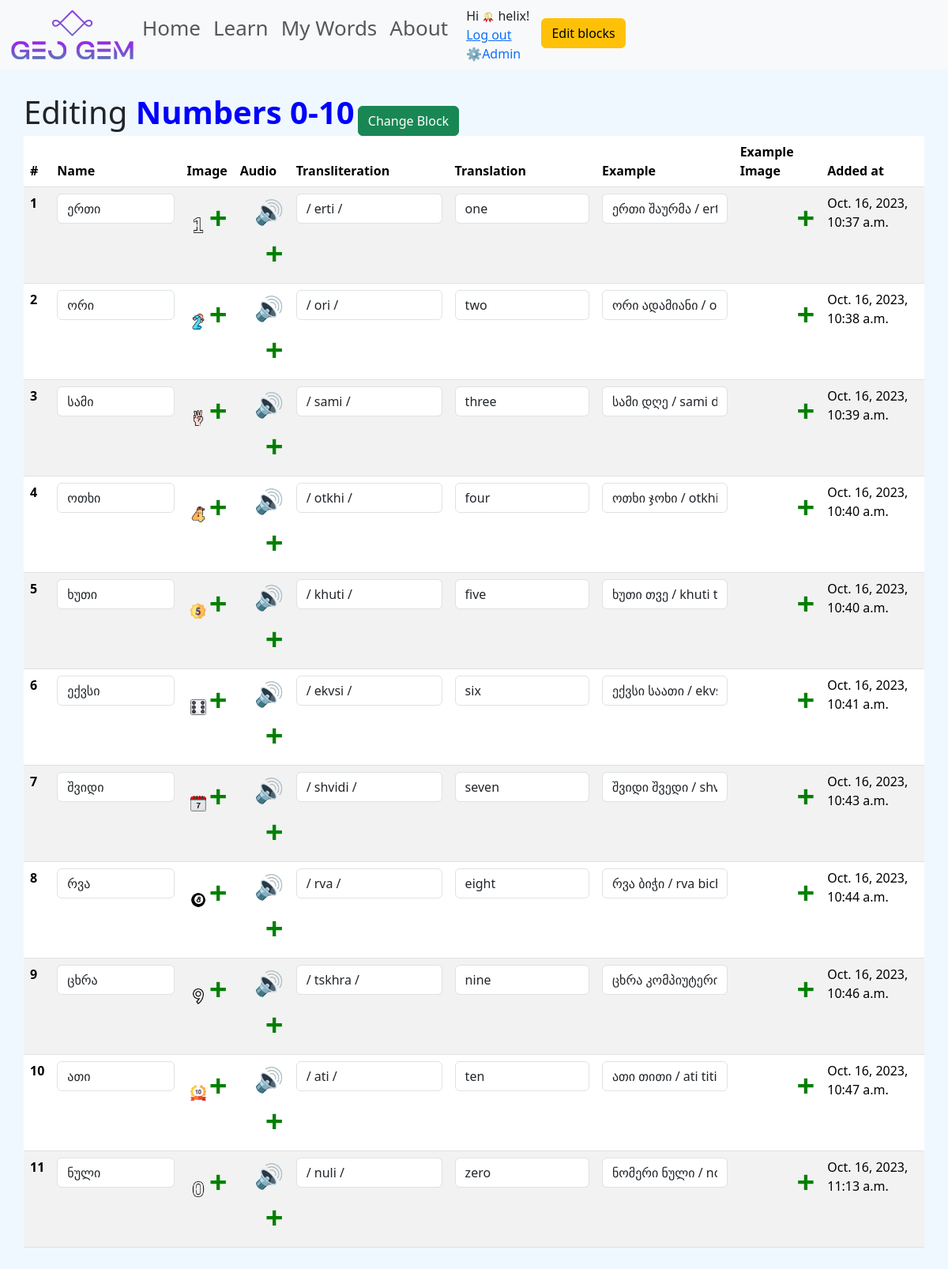
Page /learn/numbers-0-10/edit/ (signed in) on the earlier database version.
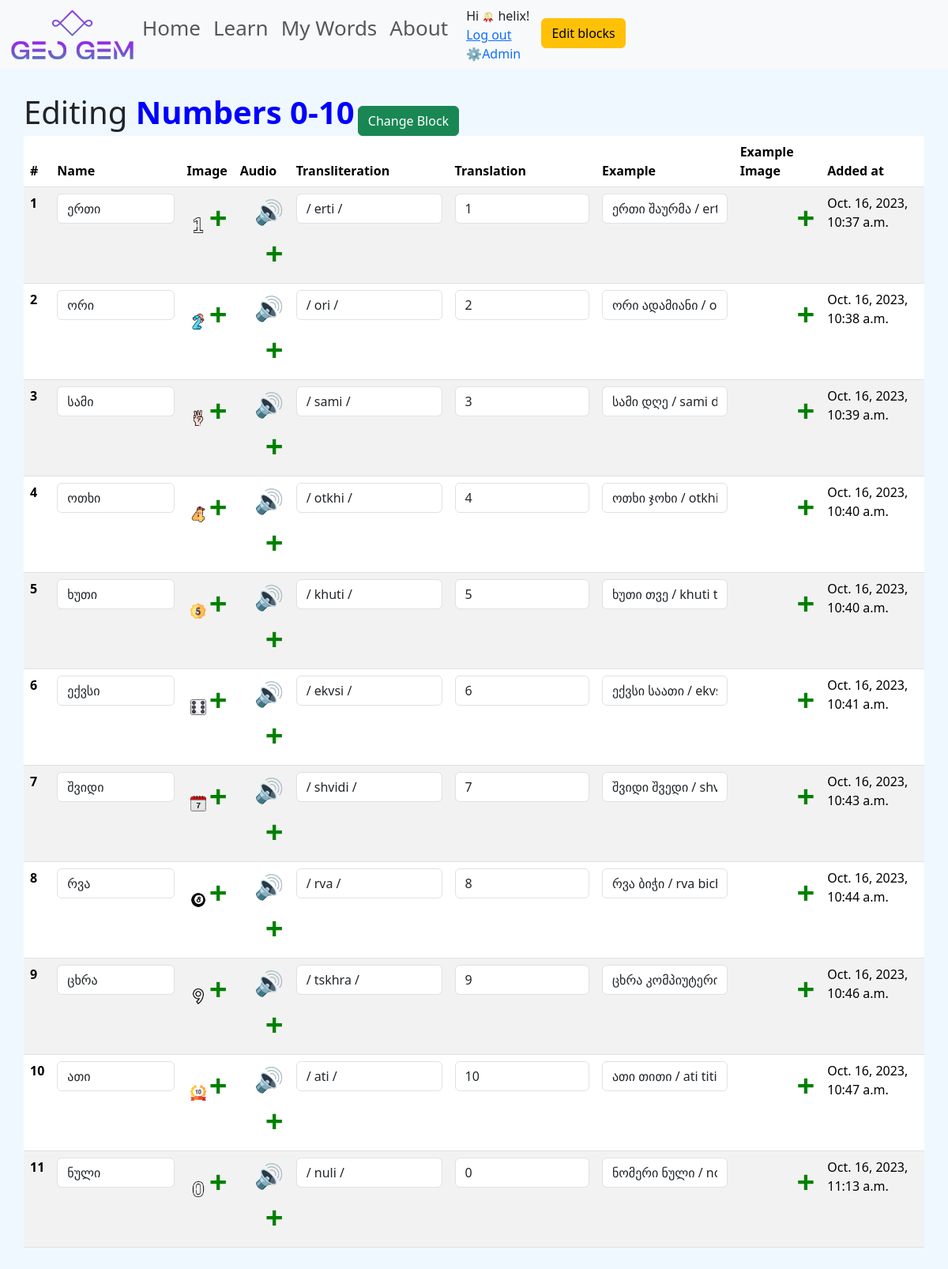
Same page on the later database version.
### word_bank/models.py (models this page shows, shortened)
class WordInfo(models.Model):
    name = models.CharField(max_length=100)
    transliteration = models.CharField(max_length=100)
    translation = models.CharField(max_length=100)
    example = models.TextField(blank=True, null=True)
    example_image = models.ImageField(upload_to='images/word_example/', blank=True, null=True)
    audio = models.FileField(upload_to='audio/word_info/', blank=True, null=True)
    image = models.ImageField(upload_to='images/word_info/', blank=True, null=True)
    blocks = models.ManyToManyField(Block)
    added_at = models.DateTimeField(auto_now_add=True)

### word_bank/views.py (the view)
# urls.py: path('<slug:slug>/edit/', EditBlockDetailView.as_view(), name='block_edit'),
@method_decorator(staff_member_required, name='dispatch')
class EditBlockDetailView(DetailView):
    template_name = 'word_bank/block_edit.html'
    model = Block
    def get_context_data(self, **kwargs):
        context = super().get_context_data(**kwargs)
        learning_block = self.get_object()
        block_words = WordInfo.objects.filter(blocks=learning_block)
        context['learning_block'] = learning_block
        context['block_words'] = block_words
        return context

### word_bank/utils.py (called while the page is built)
def staff_member_required(view_func):
    decorated_view_func = user_passes_test(
        lambda u: u.is_active and u.is_staff,
        login_url=reverse_lazy('login')
    )
    return decorated_view_func(view_func)

### templates/word_bank/block_edit.html (shortened to what this page needs)
{% extends "base.html" %}
{% block content %}
<div class="container-fluid" style="padding: 30px;">
    <h class="display-6">Editing <span style="color: blue; font-weight: bold">{{ learning_block.name }}</span></h>
    <a type="button" class="btn btn-success" href="/admin/word_bank/wordinfo/?blocks__id__exact={{ learning_block.id }}">Change Block</a>
    <table class="table table-hover table-striped">
        <thead>
          <tr>
            <th scope="col">#</th>
            <th scope="col">Name</th>
            <th scope="col">Image</th>
            <th scope="col">Audio</th>
            <th scope="col">Transliteration</th>
            <th scope="col">Translation</th>
            <th scope="col">Example</th>
            <th scope="col">Example Image</th>
            <th scope="col">Added at</th>
          </tr>
        </thead>
        <tbody>
        {% for word in block_words %}
            <tr>
                <th scope="row">{{ forloop.counter }}</th>
                <td><input type="text" value="{{ word.name }}" class="form-control editable-field"></td>
                <td style="text-align: end;">
                  {% if word.image %}<img src="{{ word.image.url }}" alt="image" style="max-height: 20px;">{% endif %}
                  <label for="file-upload">+<input id="file-upload" type="file" class="editable-field"></label>
                </td>
                <td style="text-align: end;">
                  {% if word.audio %}
                    <a href="{{ word.audio.url }}" onclick="document.getElementById('audio{{ forloop.counter }}').play(); return false;">
                        <span style="display: inline-block; font-size: 30px;">
                            &#x1F50A;
                        </span>
                    </a>
                  {% endif %}
                  <label for="file-upload">+<input id="file-upload" type="file" class="editable-field"></label>
                </td>
                <td><input type="text" value="{{ word.transliteration }}" class="form-control editable-field"></td>
                <td><input type="text" value="{{ word.translation }}" class="form-control editable-field"></td>
                <td><input type="text" value="{{ word.example }}" class="form-control editable-field"></td>
                <td style="text-align: end;">{{ word.example_image }} <label for="file-upload">+<input id="file-upload" type="file" class="editable-field"></label></td>
                <td>{{ word.added_at }}</td>
            </tr>
        {% endfor %}
        </tbody>
      </table>
</div>
{% endblock %}

Differences in the rows shown:
changed WordInfo "Oct. 16, 2023, 10:37 a.m.": translation "one" → "1"
changed WordInfo "Oct. 16, 2023, 10:38 a.m.": translation "two" → "2"
changed WordInfo "Oct. 16, 2023, 10:39 a.m.": translation "three" → "3"
changed WordInfo "ოთხი": translation "four" → "4"
changed WordInfo "ხუთი": translation "five" → "5"
changed WordInfo "Oct. 16, 2023, 10:41 a.m.": translation "six" → "6"
changed WordInfo "Oct. 16, 2023, 10:43 a.m.": translation "seven" → "7"
changed WordInfo "Oct. 16, 2023, 10:44 a.m.": translation "eight" → "8"
changed WordInfo "Oct. 16, 2023, 10:46 a.m.": translation "nine" → "9"
changed WordInfo "Oct. 16, 2023, 10:47 a.m.": translation "ten" → "10"
changed WordInfo "Oct. 16, 2023, 11:13 a.m.": translation "zero" → "0"
